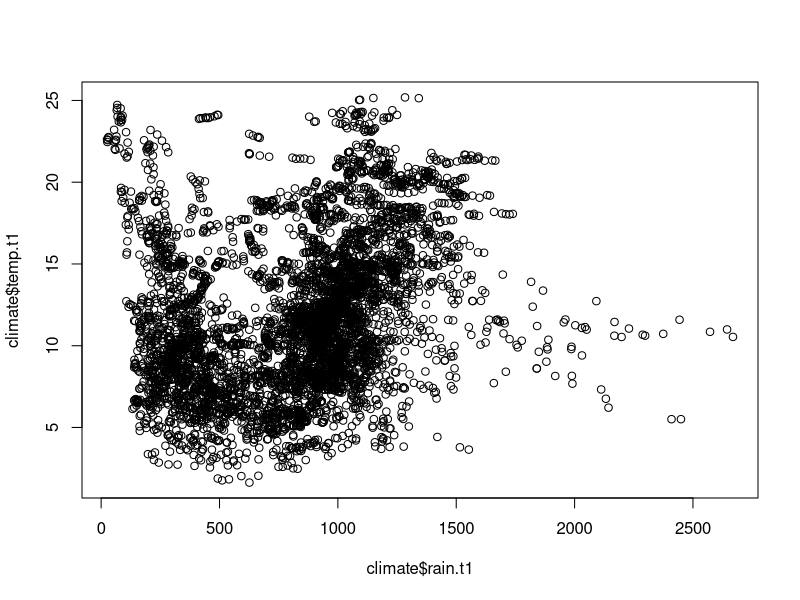
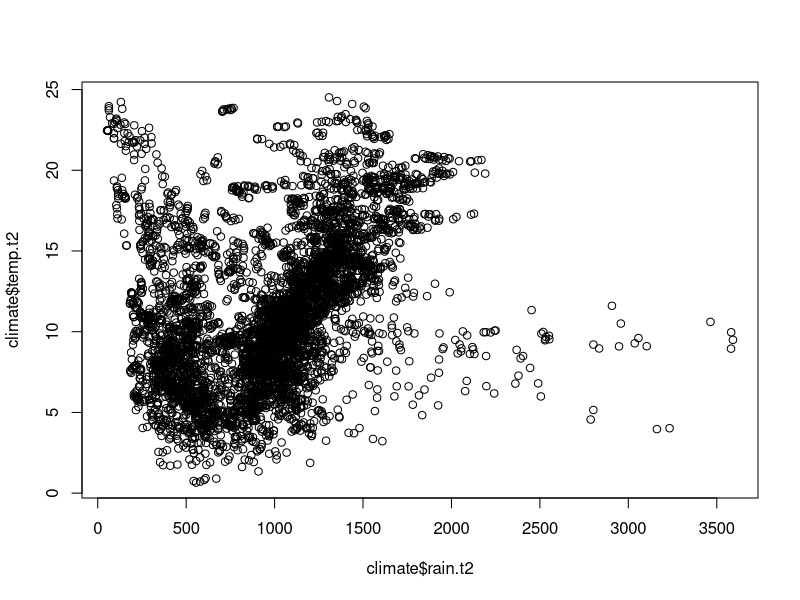
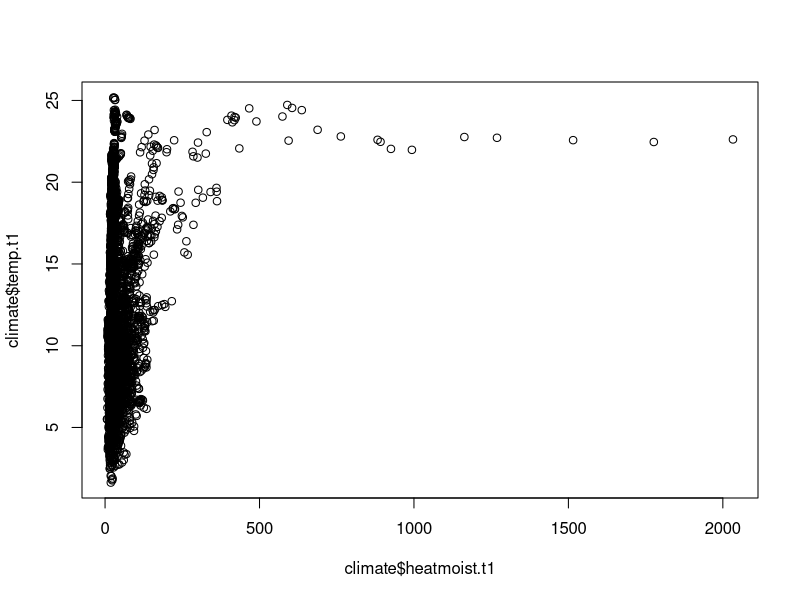
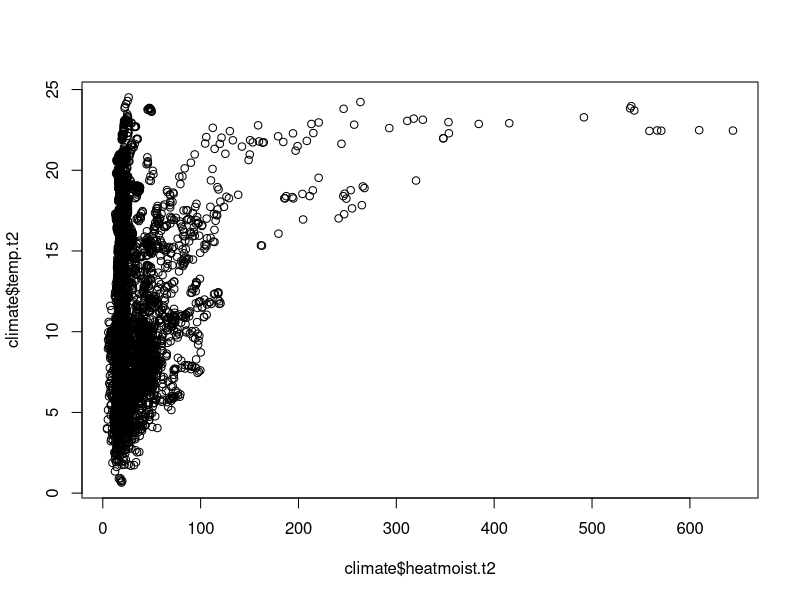
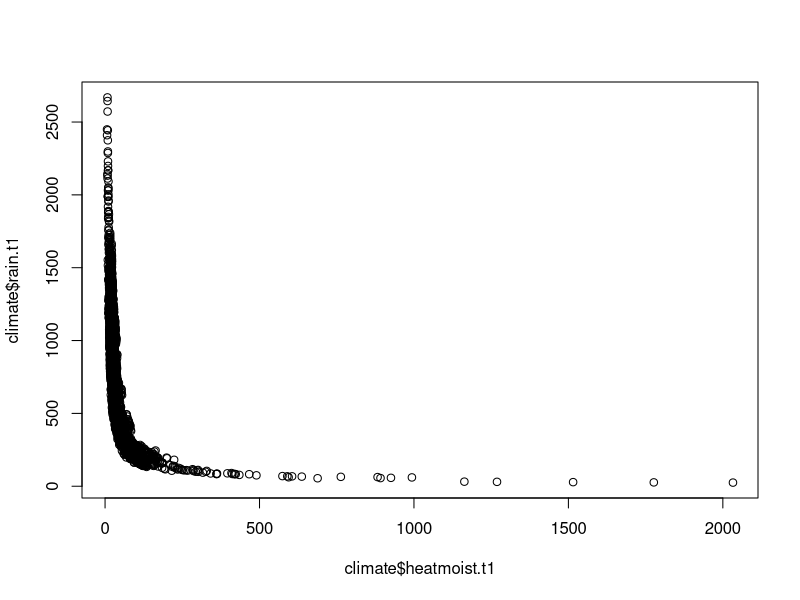
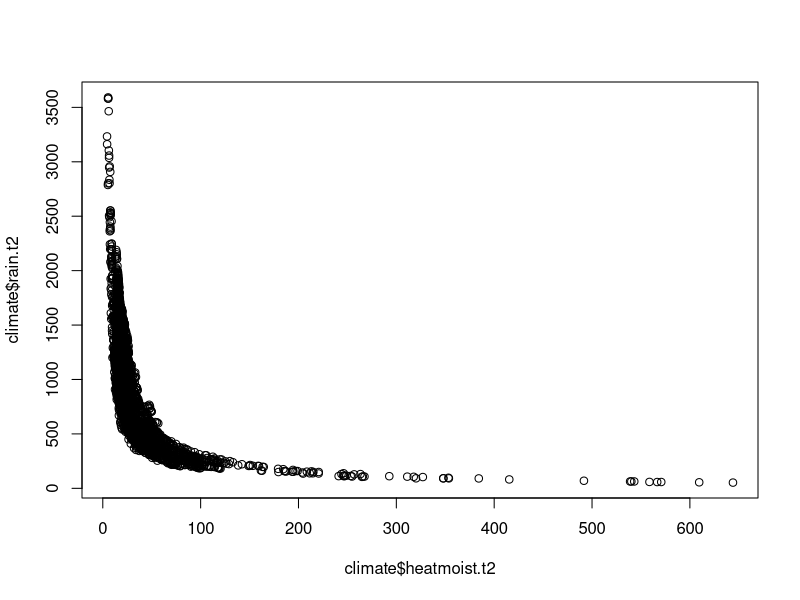
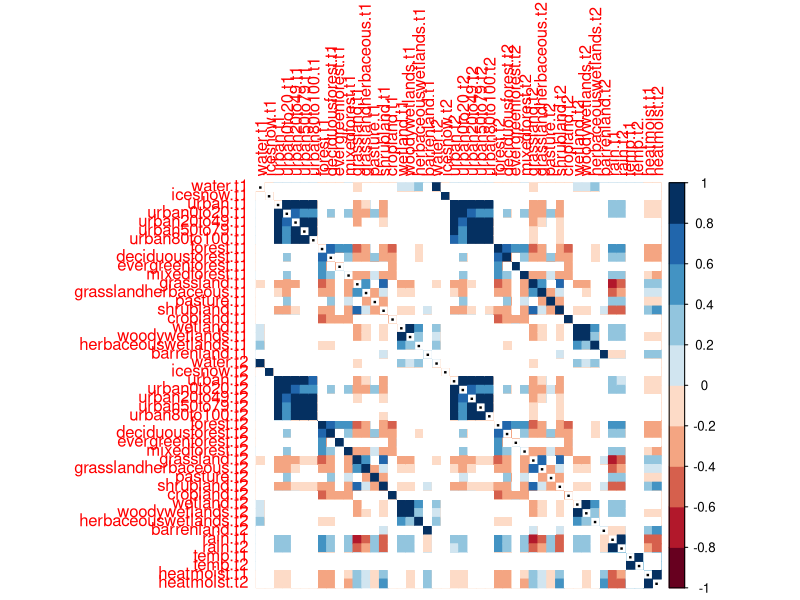

Reproduce these figures in R, in order. (Note: this script raises an error after producing the figures.)
#'
#'*All csv files containing the extracted data are present in the repository in*
#'*USBBS_Biodiversity_LandCover_Delays/USBBS_DataProcessing/buffer_extracted_data*
#'
#'*LC data extracted through the zonal histogram geoprocessing tool*
#'*LC data extracted through the zonal statistics geoprocessing tool, returning the mean values of all raster pixels falling within the buffer*
#'

library(tidyverse)
library(corrplot)
library(RColorBrewer)

#'#####################################################################################################
#'
#' *LANDCOVER processing*
#'
#'raw LC data was extracted from the NCDL product for the whole USA
#'for the years 2001 and 2016 corresponding with the same location of the biodiversity data analysed
#'
#'Data format presented is the amount of pixels belonging to each land cover class 
#'within each segment/community buffer, this comes from zonal histogram tool in QGIS
#'
#'4 km round buffer around each survey route segment
#'remember each route is 50 point count over 25 miles, each segment is 5miles and 10 point count, 5 segments per route 
#'3km is average mean dispersal distance for bird and route is 8km total
#'

# import the raw data csv files
lc.01 <- read.csv("USBBS_DataProcessing/buffer_extracted_data/USBBS_4km_buffer_LC_01.csv")[,-c(1:3)]
lc.16 <- read.csv("USBBS_DataProcessing/buffer_extracted_data/USBBS_4km_buffer_LC_16.csv")[,-c(1:3)]

LandCover.categories <- c("partition", "id", "null", "water", "icesnow", 
                          "urban0to20", "urban20to49", "urban50to79", "urban80to100",
                          "barrenland", "deciduousforest", "evergreenforest", "mixedforest",
                          "shrubland", "grasslandherbaceous", "pasture", "cropland", "woodywetlands", "herbaceouswetlands")

colnames(lc.01) <- LandCover.categories
colnames(lc.16) <- LandCover.categories

df.list <- list(lc.01, lc.16)

clean.fun <- function(x){ # setup function to clean the land cover  datasets

  x$totpixels <- rowSums(x[3:ncol(x)]) # calculate total pixels and proportions
  
  for (i in 3:ncol(x)) {
    x[,i] <- x[,i]/x$totpixels * 100
  } 
  
  # remove buffer overlapping areas of no data
  # group up subclasses of land cover categories
  x %>%  
        transmute(partition = partition,
                  id=id,
                  water = water,
                  icesnow = icesnow,
                  urban = urban0to20 + urban20to49 + urban50to79 + urban80to100,
                  urban0to20 = urban0to20,
                  urban20to49 = urban20to49,
                  urban50to79 = urban50to79, 
                  urban80to100 = urban80to100,
                  forest = deciduousforest + evergreenforest + mixedforest,
                  deciduousforest = deciduousforest,
                  evergreenforest = evergreenforest,
                  mixedforest = mixedforest,
                  grassland = grasslandherbaceous + pasture + shrubland,
                  grasslandherbaceous = grasslandherbaceous,
                  pasture = pasture,
                  shrubland = shrubland,
                  cropland = cropland,
                  wetland = woodywetlands + herbaceouswetlands,
                  woodywetlands = woodywetlands,
                  herbaceouswetlands = herbaceouswetlands,
                  barrenland = barrenland)
}

df.list <- lapply(df.list, clean.fun) # apply the cleaning function to all the datasets
 
lc.01 <- df.list[[1]] %>% mutate_if(is.factor, as.character) # reassign datasets
lc.16 <- df.list[[2]] %>% mutate_if(is.factor, as.character)

# rename vars with ending either t1 or t2
names(lc.01)[3:ncol(lc.01)] <- paste0(names(lc.01)[3:ncol(lc.01)], ".t1")
names(lc.16)[3:ncol(lc.16)] <- paste0(names(lc.16)[3:ncol(lc.16)], ".t2")

#'#####################################################################################################
#'
#' *Climate processing*
#'
#' *mean annual temperature MAT* and *mean annual precipitation MAP* as average across year 2000-2001 and 2015-2016 
#' data extracted from the PRISM climatic open access datasets
#'
#' *Annual Heat:Moisture index* climate variable, calculated as follows: ((MAT+10)/(MAP/1000)).

climate <- read.csv("USBBS_DataProcessing/buffer_extracted_data/USBBS_4km_buffer_Climate.csv")[,-c(1:3)]

climate <- climate %>%
            transmute(partition=U_S_R_I,
                      id=id,
                      rain.t1 = (ppt00_mean + ppt01_mean)/2,
                      rain.t2 = (ppt15_mean + ppt16_mean)/2,
                      temp.t1 = (tmean00_me + tmean01_me)/2,
                      temp.t2 = (tmean15_me + tmean16_me)/2,
                      heatmoist.t1 = ((tmean00_me+10)/(ppt00_mean/1000) + (tmean01_me+10)/(ppt01_mean/1000))/2,
                      heatmoist.t2 = ((tmean15_me+10)/(ppt15_mean/1000) + (tmean16_me+10)/(ppt16_mean/1000))/2)
glimpse(climate)

plot(climate$rain.t1, climate$temp.t1)
plot(climate$rain.t2, climate$temp.t2)
plot(climate$heatmoist.t1, climate$temp.t1)
plot(climate$heatmoist.t2, climate$temp.t2)
plot(climate$heatmoist.t1, climate$rain.t1)
plot(climate$heatmoist.t2, climate$rain.t2)

###################################################################################
#'
#' *merge the datasets*
#'

covariates <- merge(lc.01, lc.16[,-1], by="id")
covariates <- merge(covariates, climate[,-1], by="id")

# check correlation matrix
corr.matrix <- cor(covariates[3:ncol(covariates)])
cor.test <- cor.mtest(corr.matrix, conf.level = .95)
diag(corr.matrix) <- NA # set diagonal to 0 instead of 1 for plotting reasons
corrplot(corr.matrix, method = "color",  
                    na.label = ".", #set symbols for diagonal easier to visualize
                    col = brewer.pal(n = 10, name = "RdBu"), # set color blue and red, positive negative
                    p.mat = cor.test$p, insig="blank") # assign significance values and set insignificant to be white

covariates[3:ncol(covariates)] <- round(covariates[3:ncol(covariates)], 2) # round them up  

###################################################################################
#'
#' *calculate deltas*
#'

covariates <- covariates %>%
                mutate(delta.urban = urban.t2 - urban.t1,
                       delta.forest = forest.t2 - forest.t1,
                       delta.grassland = grassland.t2 - grassland.t1,
                       delta.cropland = cropland.t2 - cropland.t1,
                       delta.wetland = wetland.t2 - wetland.t1,
                       delta.temp = temp.t2 - temp.t1,
                       delta.rain = rain.t2 - rain.t1,
                       delta.heatmoist = heatmoist.t2 - heatmoist.t1)

save(covariates, file="USBBS_DataProcessing/covariates.rda") # save as rda files




